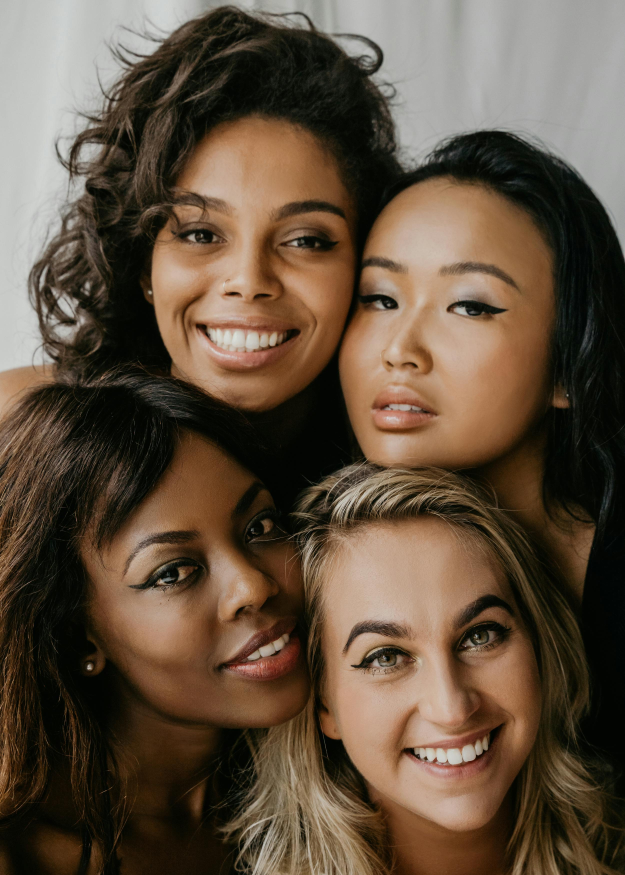
#> input picture apps/sabaiface/tests/fixtures/images/1.jpg, 2500 x 3500 px (shown at 1/4 size)
$ python -i generate-eval-dataset.py   (imports and definitions only)   (older library calls are emulated)
#> lines starting #> are read from the running program, lines starting #| are printed output that depends on the picture
#!/usr/bin/env python3
"""
Generate face recognition evaluation dataset from Kaggle dataset.

Strategy:
1. Select top N people with most images across all events
2. Crop all faces with padding from original images
3. Run face detection on crops to evaluate quality
4. Keep top K quality selfies per person for query set
5. Remaining images go to index (full group photos)
6. Generate index.json with complete ground truth

Usage:
    python generate-eval-dataset.py --dataset /path/to/kaggle/dataset --output /path/to/output

    # With optional parameters:
    python generate-eval-dataset.py \
        --dataset /path/to/kaggle/dataset \
        --output /path/to/output \
        --num-people 100 \
        --selfies-per-person 5 \
        --min-images 20 \
        --padding-ratio 0.5
"""

import argparse
import json
import os
import shutil
import sys
from collections import defaultdict
from pathlib import Path

import cv2
import numpy as np
from PIL import Image

# Face detection for quality scoring (initialized lazily)
face_cascade = None


# [11 lines left out: functions init_face_detector, calculate_sharpness, not called in this run]


def score_selfie_quality(image_bgr):
    """
    Score a face crop for quality.
    Returns (score, details) where higher is better.
    """
    if image_bgr is None or image_bgr.size == 0:
        return 0, {"error": "invalid image"}

    h, w = image_bgr.shape[:2]
    gray = cv2.cvtColor(image_bgr, cv2.COLOR_BGR2GRAY)

    # Detect face
    faces = face_cascade.detectMultiScale(gray, 1.1, 4, minSize=(30, 30))

    if len(faces) == 0:
        # No face detected - low score but not zero
        return 10, {"face_detected": False, "size": w * h}

    # Get largest face
    largest_face = max(faces, key=lambda f: f[2] * f[3])
    fx, fy, fw, fh = largest_face

    # Score components
    face_size = fw * fh
    face_ratio = face_size / (w * h)  # How much of crop is face
    sharpness = calculate_sharpness(image_bgr)

    # Composite score
    score = (
        face_size * 0.001  # Larger face = better
        + face_ratio * 100  # Face fills frame = better
        + min(sharpness, 500)  # Sharper = better (capped)
    )

    return score, {
        "face_detected": True,
        "face_size": face_size,
        "face_ratio": face_ratio,
        "sharpness": sharpness,
    }


# [475 lines left out: functions load_all_data, select_people, add_border_padding, match_and_crop_face, process_person, generate_dataset and 1 more, not called in this run]


# [2 lines not run here, left out]

>>> import cv2
>>> picture = cv2.imread('../../../apps/sabaiface/tests/fixtures/images/1.jpg')
#> picture is the input picture: shape (3500, 2500, 3); mean B, G, R 62.8, 79.9, 97
>>> result = score_selfie_quality(picture)
#> in score_selfie_quality, `gray = cv2.cvtColor(image_bgr, cv2.COLOR_BGR2GRAY)`:
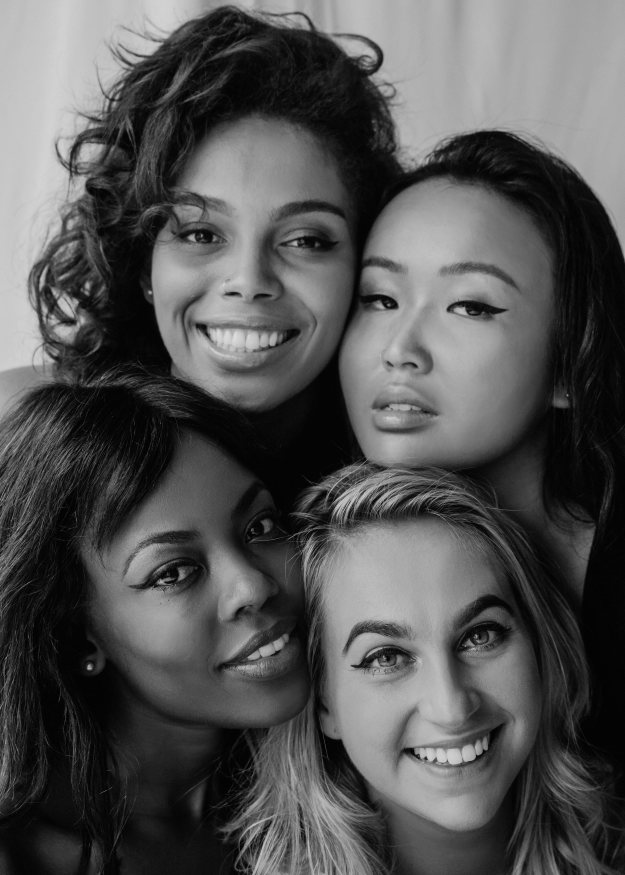
#> gray: shape (3500, 2500) (shown at 1/4 size); min 0, max 245, mean 83.1
#> (the run stopped early here; a loop or call above may not have finished)

$ run again, on apps/sabaiface/tests/fixtures/images/13.jpg
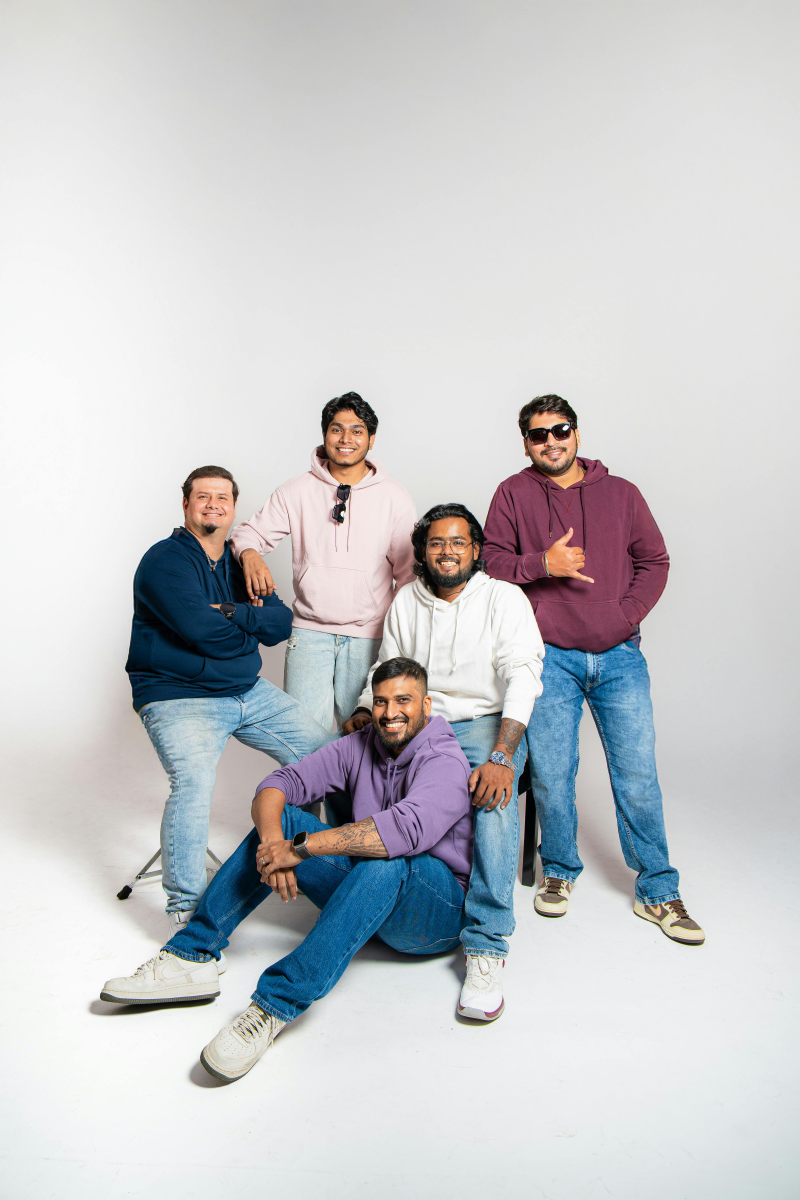
#> input picture apps/sabaiface/tests/fixtures/images/13.jpg, 4000 x 6000 px (shown at 1/5 size)
#> picture is the input picture: shape (6000, 4000, 3); mean B, G, R 203.2, 200.5, 199.3
#> in score_selfie_quality, `gray = cv2.cvtColor(image_bgr, cv2.COLOR_BGR2GRAY)`:
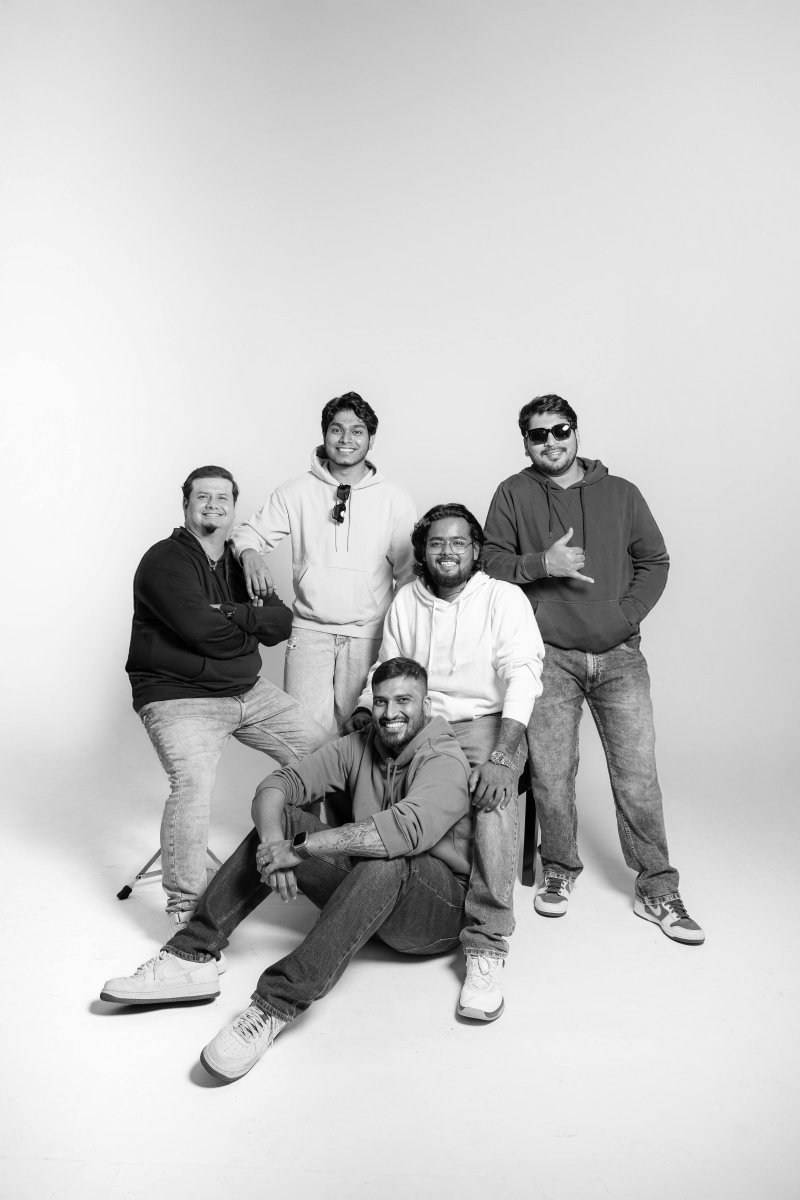
#> gray: shape (6000, 4000) (shown at 1/5 size); min 0, max 255, mean 200.4
